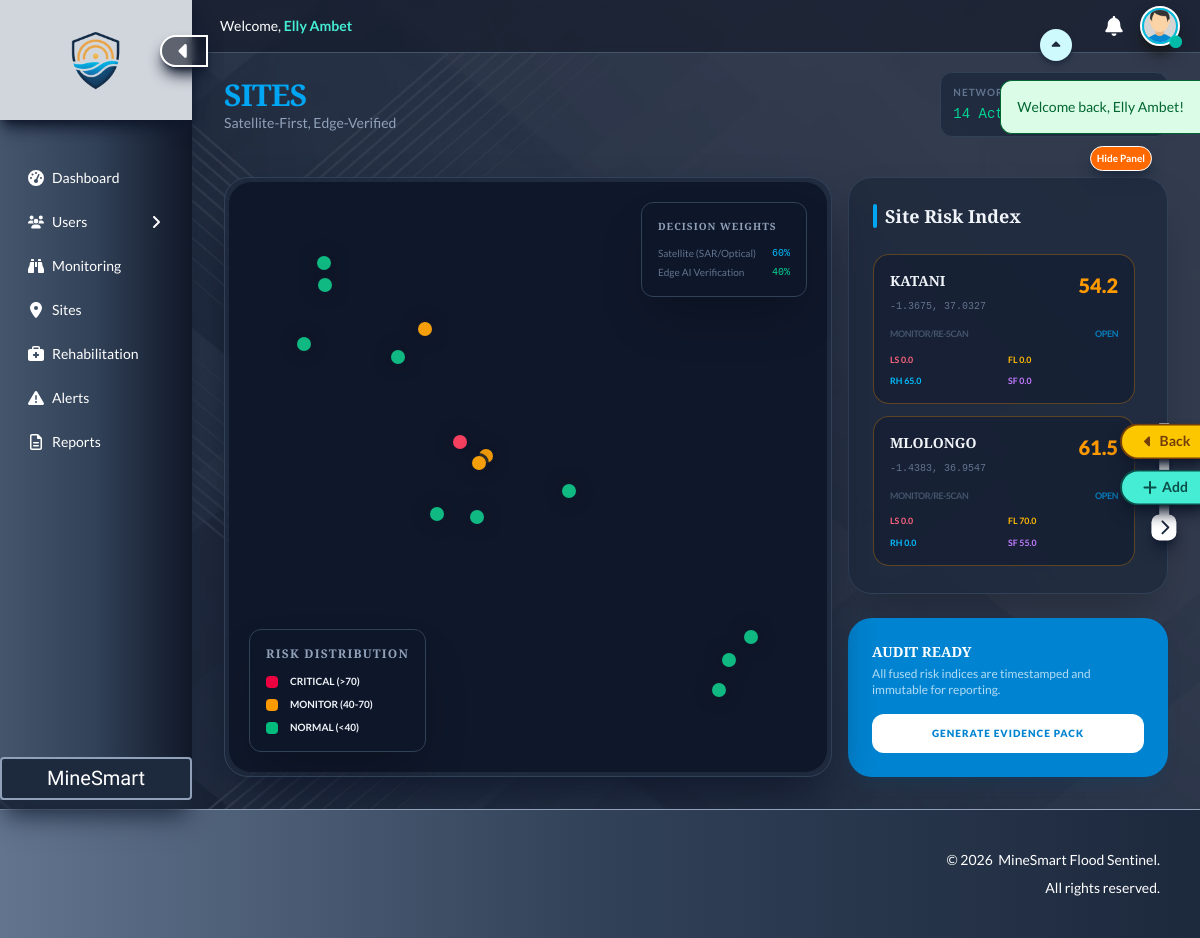
The app's page /sites (signed in), older data.
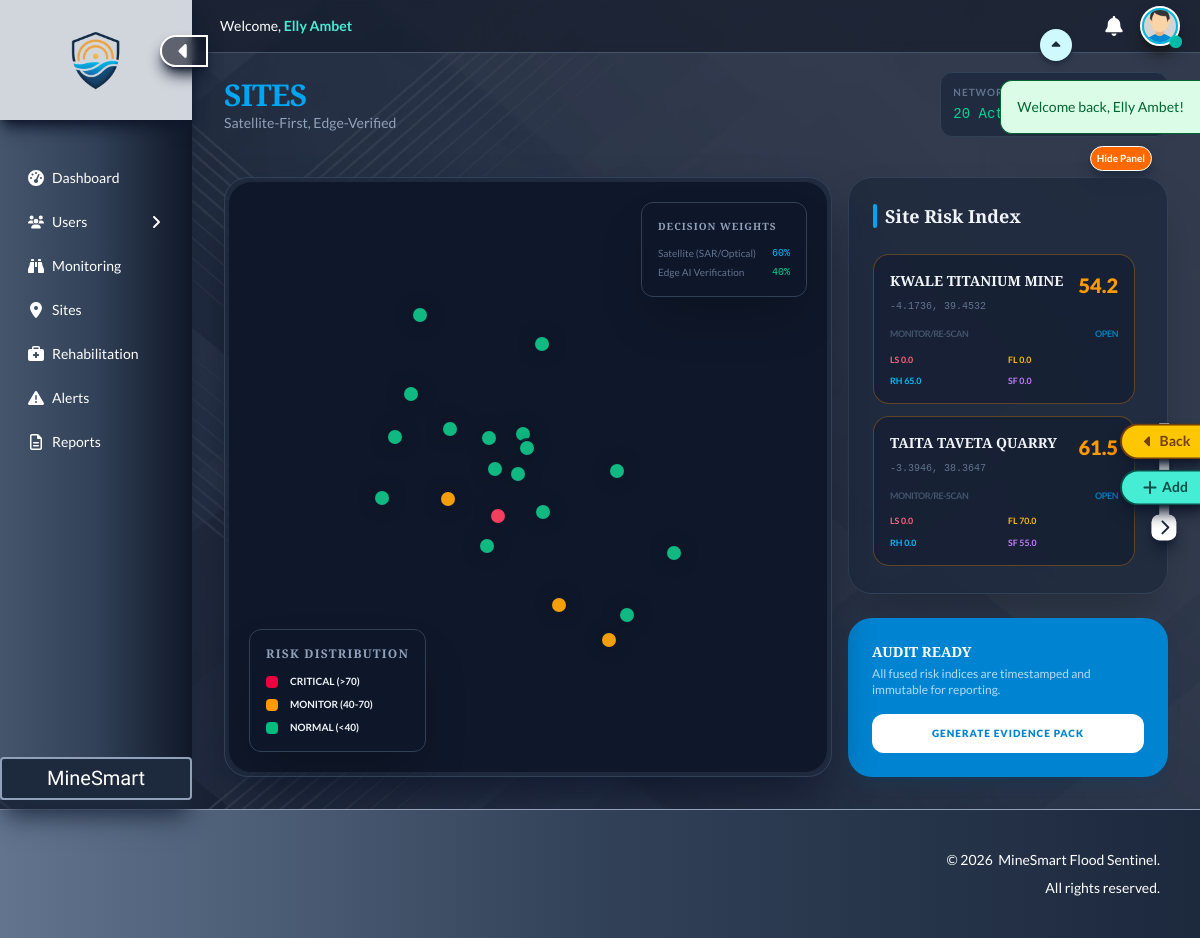
The same page, newer data.
### tables this page shows
CREATE TABLE sites (
  id INT AUTO_INCREMENT PRIMARY KEY,
  name VARCHAR(255) NOT NULL UNIQUE,
  site_code VARCHAR(50) NOT NULL UNIQUE,
  site_type ENUM('open_pit','underground','quarry','rehabilitation','processing') NOT NULL,
  country VARCHAR(100) NOT NULL DEFAULT 'Kenya',
  county VARCHAR(100) NOT NULL,
  coords JSON NOT NULL,
  elevation_m INT DEFAULT NULL,
  area_hectares DECIMAL(8,2) DEFAULT NULL,
  operational_status ENUM('active','inactive','rehabilitation','closed') NOT NULL DEFAULT 'active',
  risk_profile JSON DEFAULT NULL,
  image_link VARCHAR(255) DEFAULT NULL,
  user_id INT NOT NULL DEFAULT 1,
  created_at TIMESTAMP NOT NULL DEFAULT CURRENT_TIMESTAMP,
  updated_at TIMESTAMP NOT NULL DEFAULT CURRENT_TIMESTAMP ON UPDATE CURRENT_TIMESTAMP,
  INDEX(site_type),
  INDEX(county),
  INDEX(operational_status)
);

CREATE TABLE risk_event_factors (
  id BIGINT AUTO_INCREMENT PRIMARY KEY,
  event_id BIGINT NOT NULL,
  risk_type_id INT NOT NULL,
  layer ENUM('satellite','edge','fusion') NOT NULL,
  raw_value DECIMAL(14,6) DEFAULT NULL,
  normalized_score DECIMAL(6,2) NOT NULL DEFAULT 0.00,
  risk_level ENUM('low','medium','high') NOT NULL DEFAULT 'low',
  threshold_low DECIMAL(14,6) DEFAULT NULL,
  threshold_medium DECIMAL(14,6) DEFAULT NULL,
  threshold_high DECIMAL(14,6) DEFAULT NULL,
  evidence_url VARCHAR(512) DEFAULT NULL,
  note VARCHAR(255) DEFAULT NULL,
  created_at TIMESTAMP DEFAULT CURRENT_TIMESTAMP,
  FOREIGN KEY (event_id) REFERENCES risk_events(id) ON DELETE CASCADE,
  FOREIGN KEY (risk_type_id) REFERENCES risk_types(id) ON DELETE RESTRICT,
  INDEX idx_ref_event (event_id),
  INDEX idx_ref_event_layer (event_id, layer)
);

### app/views/includes/header.php (called while the page is built, shortened)
<?php
  $unreadStmt = $pdo->prepare("SELECT COUNT(*) FROM alerts WHERE user_id = :user_id AND is_read = 0");
  $unreadStmt->execute([':user_id' => $currentUser['id']]);
?>

### app/helpers/risk_processor.php (called while the page is built, shortened)
<?php
function ms_get_latest_snapshot(int $site_id, PDO $pdo): array
{
    $stmt = $pdo->prepare("
        SELECT *
        FROM v_site_latest_snapshot
        WHERE site_id = :site_id
        LIMIT 1
    ");
    $stmt->execute([':site_id' => $site_id]);
    $row = $stmt->fetch(PDO::FETCH_ASSOC);
    return $row ?: [
        'site_id' => $site_id,
        'snapshot_id' => null,
        'snapshot_at' => null,
        'satellite_risk_score' => 0,
        'edge_risk_score' => 0,
        'final_risk_score' => 0,
        'confidence_score' => 0,
        'system_decision' => 'Normal State',
        'event_id' => null
    ];
}
function ms_get_event_factors(?int $event_id, PDO $pdo, int $limit = 6): array
{
    if (!$event_id) {
        return [];
    }
    $stmt = $pdo->prepare("
        SELECT
            ref.layer,
            rt.code,
            rt.name,
            rt.unit,
            ref.raw_value,
            ref.normalized_score,
            ref.risk_level,
            ref.note
        FROM risk_event_factors ref
        JOIN risk_types rt ON rt.id = ref.risk_type_id
        WHERE ref.event_id = :event_id
        ORDER BY ref.normalized_score DESC
        LIMIT :lim
    ");
    $stmt->bindValue(':event_id', $event_id, PDO::PARAM_INT);
    $stmt->bindValue(':lim', $limit, PDO::PARAM_INT);
    $stmt->execute();
    return $stmt->fetchAll(PDO::FETCH_ASSOC) ?: [];
}
function ms_get_site_risk_packet(int $site_id, PDO $pdo): array
{
    $snap = ms_get_latest_snapshot($site_id, $pdo);
    $factors = ms_get_event_factors($snap['event_id'] ? (int)$snap['event_id'] : null, $pdo);
    return [
        'snapshot' => $snap,
        'factors' => $factors
    ];
}

### app/views/sites/index.php (the view, shortened to what the rows shown need)
<?php
  require __DIR__ . '/../../helpers/online_connector.php';
  require __DIR__ . '/../../helpers/risk_processor.php';
  $stmt = $pdo->query("SELECT * FROM sites LIMIT 20");
  $monitored_sites = $stmt->fetchAll(PDO::FETCH_ASSOC);
  function ms_coords_lat_lng($coords_raw) {
    $coords = json_decode($coords_raw ?? '', true);
    $lat = 0.0;
    $lng = 0.0;
    if(is_array($coords)) {
      if(isset($coords['lat']) && isset($coords['lng'])) {
        $lat = (float)$coords['lat'];
        $lng = (float)$coords['lng'];
      } elseif(isset($coords['latitude']) && isset($coords['longitude'])) {
        $lat = (float)$coords['latitude'];
        $lng = (float)$coords['longitude'];
      } elseif(isset($coords[0]) && isset($coords[1])) {
        $a = (float)$coords[0];
        $b = (float)$coords[1];
        $is_a_lat = abs($a) <= 90;
        $is_b_lat = abs($b) <= 90;
        if($is_a_lat && !$is_b_lat) {
          $lat = $a;
          $lng = $b;
        } elseif(!$is_a_lat && $is_b_lat) {
          $lat = $b;
          $lng = $a;
        } else {
          $lng = $a;
          $lat = $b;
        }
      }
    }
    return [$lat, $lng];
  }
  function ms_factor_code($f) {
    if(isset($f['code'])) return (string)$f['code'];
    return '';
  }
  function ms_factor_score($f) {
    if(isset($f['normalized_score'])) return (float)$f['normalized_score'];
    return 0.0;
  }
  function ms_category_breakdown($factors) {
    $ls = 0.0;
    $fl = 0.0;
    $rh = 0.0;
    $sf = 0.0;
    foreach($factors as $f) {
      $code = ms_factor_code($f);
      $score = ms_factor_score($f);
      if(in_array($code, ['INSAR_DEFORMATION_MM_MO','EDGE_CRACK_SCORE'], true)) {
        if($score > $ls) $ls = $score;
      }
      if(in_array($code, ['RAINFALL_ANOMALY_PCT','SOIL_MOISTURE_PROXY_TREND','EDGE_WETNESS_PCT','EDGE_HUMIDITY_PCT'], true)) {
        if($score > $fl) $fl = $score;
      }
      if(in_array($code, ['NDVI_DROP_30D','EVI_DROP_30D','EDGE_VEG_COVER_PCT'], true)) {
        if($score > $rh) $rh = $score;
      }
      if(in_array($code, ['EDGE_EROSION_AREA_PCT','EDGE_CRACK_SCORE','INSAR_DEFORMATION_MM_MO'], true)) {
        if($score > $sf) $sf = $score;
      }
    }
    return [
      'ls' => min(100.0, max(0.0, $ls)),
      'fl' => min(100.0, max(0.0, $fl)),
      'rh' => min(100.0, max(0.0, $rh)),
      'sf' => min(100.0, max(0.0, $sf))
    ];
  }
?>
<!DOCTYPE html>
<html lang="en">
  <head>
    <link href="<?php echo ROOT_URL; ?>/assets/css/output.css" rel="stylesheet">
    <link rel="stylesheet" href="https://unpkg.com/leaflet@1.9.4/dist/leaflet.css" />
  </head>
  <body class="relative bg-slate-900 text-slate-100 max-w-full overflow-x-hidden">
    <main id="mainContent" class="min-h-screen w-[calc(100%-12rem)] ml-auto flex-1 flex flex-col overflow-hidden transition-all duration-500 ease-in-out">
      <?php include '../includes/header.php'; ?>
      <section class="overflow-y-auto p-8 flex-grow pt-18">
        <div class="flex justify-between items-center mb-10">
          <div>
            <h1 class="text-3xl font-black tracking-tight text-sky-500 uppercase">SITES</h1>
          </div>
        </div>
        <div id="dashboardWrapper" class="relative flex gap-4 transition-all duration-700 ease-in-out">
          <div id="sitesPanel" class="w-[14rem] md:w-[20rem] h-[37.5rem] flex flex-col space-y-6 transition-all duration-500 ease-in-out">
            <div class="bg-slate-800/80 rounded-3xl border border-slate-700 p-6 shadow-2xl overflow-hidden flex flex-col flex-1">
              <div id="sitesList" class="space-y-3 overflow-y-auto flex-1 pr-2">
                <?php foreach($monitored_sites as $site):
                  $packet = ms_get_site_risk_packet((int)$site['id'], $pdo);
                  $snap = $packet['snapshot'] ?? [];
                  $factors = $packet['factors'] ?? [];
                  $score = (float)($snap['final_risk_score'] ?? 0);
                  $decision = $snap['system_decision'] ?? 'Normal State';
                  $ll = ms_coords_lat_lng($site['coords'] ?? '');
                  $lat = $ll[0];
                  $lng = $ll[1];
                  $text_color = $score > 70 ? 'text-rose-500' : ($score > 40 ? 'text-amber-500' : 'text-emerald-500');
                  $border_color = $score > 70 ? 'border-rose-500/30' : ($score > 40 ? 'border-amber-500/30' : 'border-emerald-500/30');
                  $cats = ms_category_breakdown($factors);
                ?>
                <div class="p-4 rounded-2xl border bg-slate-900/50 <?= $border_color ?> hover:bg-slate-900 transition-all cursor-pointer group" onclick="if(window.map){ map.flyTo([<?= $lat ?>, <?= $lng ?>], 12) }">
                  <div class="flex justify-between items-start">
                    <div>
                      <h4 class="font-bold text-sm group-hover:text-sky-400 transition-colors uppercase">
                        <?= $site['name'] ?>
                      </h4>
                      <span class="text-[0.625rem] font-mono text-slate-500"><?= number_format($lat, 4) ?>, <?= number_format($lng, 4) ?></span>
                    </div>
                    <div class="text-right">
                      <span class="text-xl font-black <?= $text_color ?>"><?= number_format($score, 1) ?></span>
                    </div>
                  </div>
                  <div class="mt-3 flex justify-between items-center text-[0.5625rem] font-bold uppercase tracking-tighter">
                    <span class="text-slate-600"><?= $decision ?></span>
                    <a href="<?= ROOT_URL; ?>/sites/intelligence.php?site_id=<?= (int)$site['id'] ?>" class="text-sky-500/70 hover:text-sky-400 transition-colors">Open</a>
                  </div>
                  <div class="mt-3 grid grid-cols-2 gap-2 text-[0.55rem] font-bold">
                    <span class="text-rose-400">LS <?= number_format($cats['ls'], 1) ?></span>
                    <span class="text-amber-400">FL <?= number_format($cats['fl'], 1) ?></span>
                    <span class="text-sky-400">RH <?= number_format($cats['rh'], 1) ?></span>
                    <span class="text-purple-400">SF <?= number_format($cats['sf'], 1) ?></span>
                  </div>
                </div>
                <?php endforeach; ?>
              </div>
            </div>
          </div>
        </div>
      </section>
    </main>
  </body>
</html>

Row changes from the older to the newer data that the page shows:
changed sites: name "KATANI" → "KWALE TITANIUM MINE"; coords "-1.3675" → "-4.1736"; coords "37.0327" → "39.4532"
changed sites: name "MLOLONGO" → "TAITA TAVETA QUARRY"; coords "-1.4383" → "-3.3946"; coords "36.9547" → "38.3647"
Text that changed along with them:
count($monitored_sites): "14" → "20"
